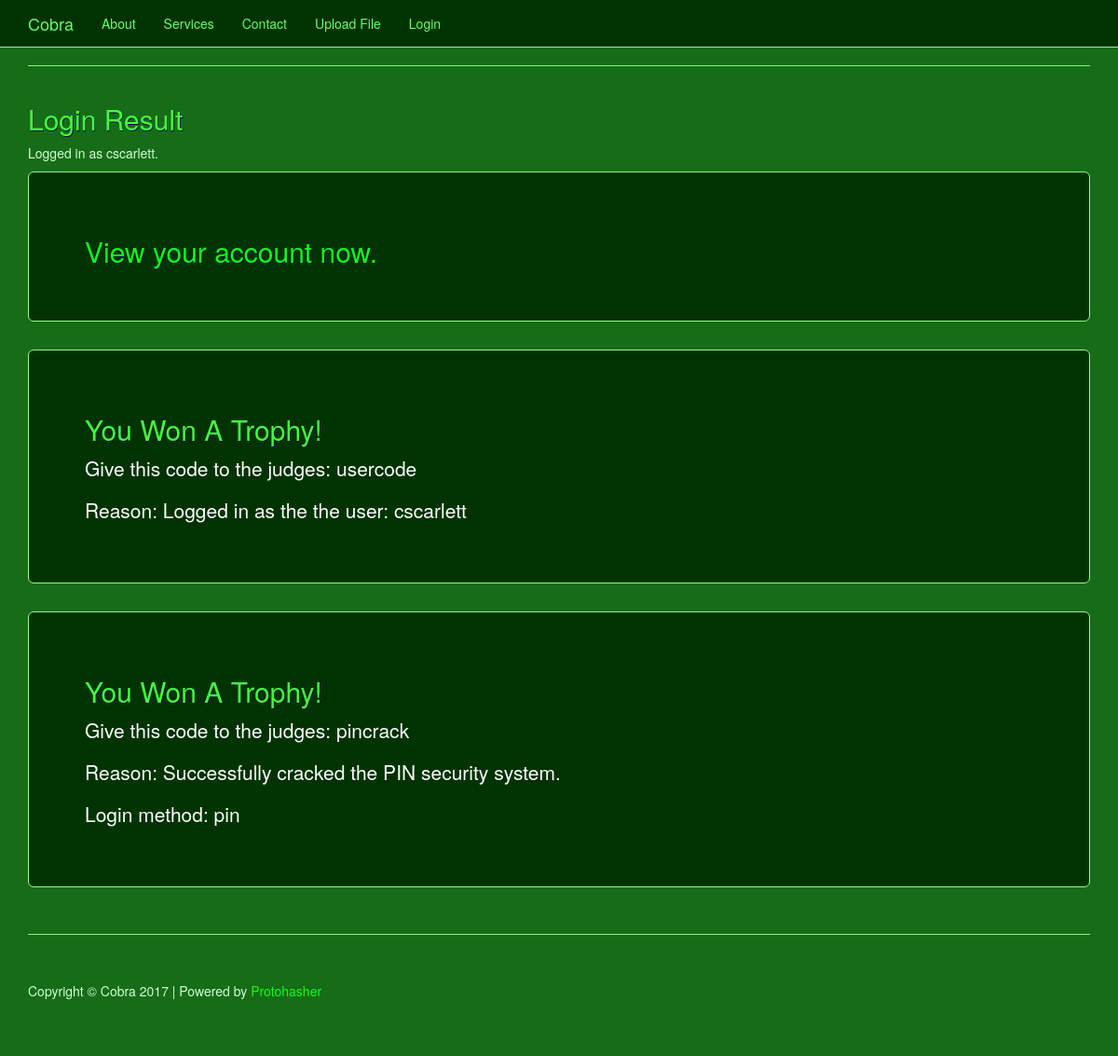
Page /loginPost.php?hashed_pin=56448 on the earlier database version.
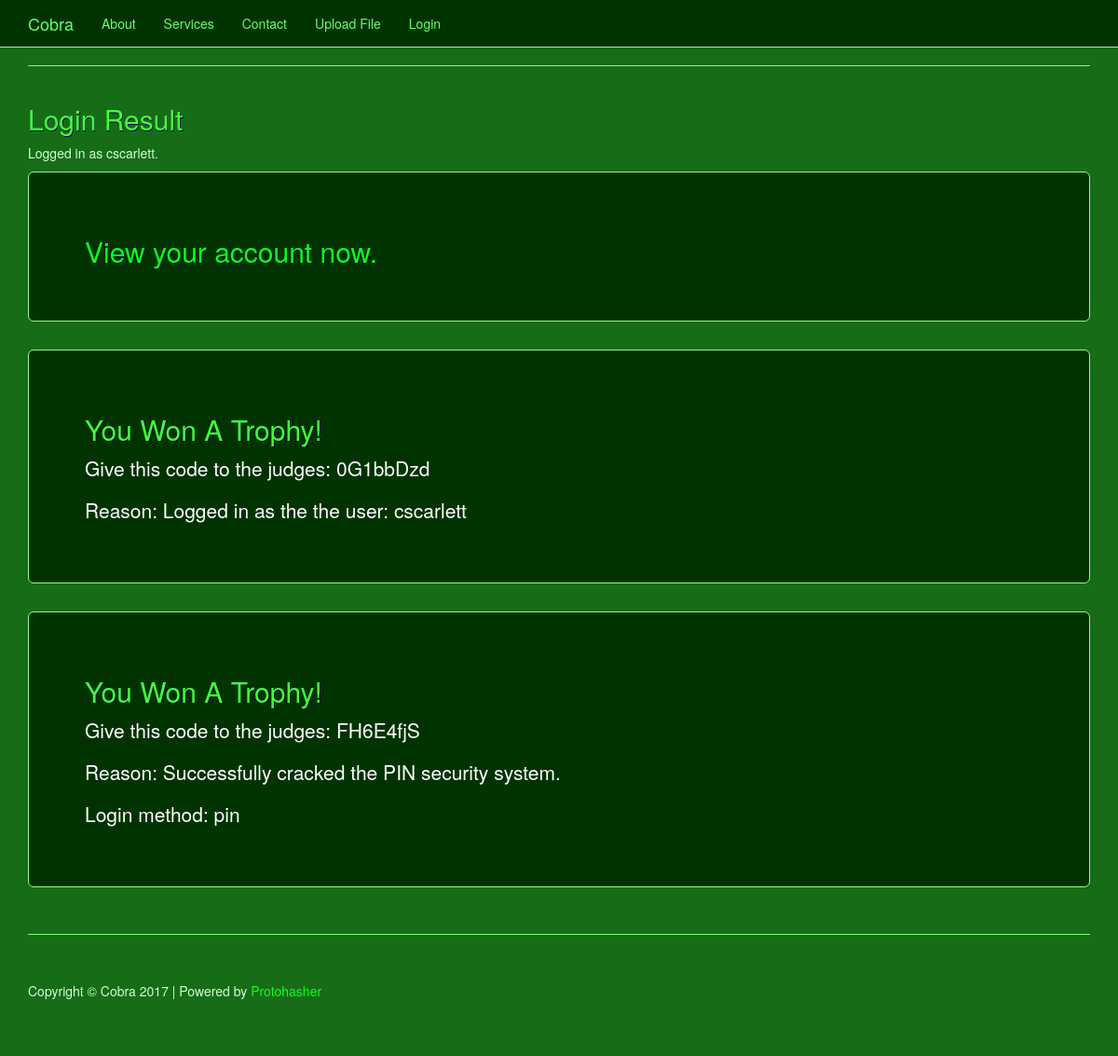
Same page on the later database version.
### tables this page shows
CREATE TABLE `user` (
  `userID` int(11) NOT NULL AUTO_INCREMENT,
  `username` varchar(255) DEFAULT NULL,
  `password` varchar(255) DEFAULT NULL,
  `pin` int(4) DEFAULT NULL,
  `hashed_pin` int(5) DEFAULT NULL,
  `trophyCode` varchar(255) DEFAULT NULL,
  `pin_crack_trophy` varchar(255) DEFAULT NULL,
  `password_crack_trophy` varchar(255) DEFAULT NULL,
  `dateCreated` datetime DEFAULT NULL,
  `dateModified` timestamp NULL DEFAULT NULL ON UPDATE CURRENT_TIMESTAMP,
  PRIMARY KEY (`userID`),
  UNIQUE KEY `userID` (`userID`) USING BTREE
);

### com/capstone/model/userManager.php (called while the page is built, shortened)
<?php
$settings = new SettingsManager();
class UserManager {
	public function loginUser($username ="", $password ="", $hashed_pin ="") {
		global $settings;
		$conn = new mysqli(
			$settings->get('db_servername'),
			$settings->get('db_username'),
			$settings->get('db_password'),
			$settings->get('db_name')
		);
		$sql = "SELECT userID, username, password, trophyCode, pin_crack_trophy, password_crack_trophy FROM user";
		if( !empty($hashed_pin) )
		{
			$sql = $sql . " WHERE hashed_pin = '" . $hashed_pin . "'";
		}
		else
		{
			$sql = $sql . " WHERE username = '" . $username . "'";
			$sql = $sql . " AND password = '" . $password . "'";
		}
		$conn->multi_query($sql);
		$result = mysqli_store_result($conn);
		return $result;
	}
}

### public/loginPost.php (the view, shortened to what this page needs)
<?php
	require dirname(__FILE__) . '/../com/capstone/model/userManager.php';
	$userManager = new UserManager();
	$username = "";
	$password = "";
	$hashed_pin = "";
	$login_method = "";
	if(isset($_GET["hashed_pin"]))
	{
		$hashed_pin = $_GET["hashed_pin"];
		$login_method = "pin";
	}
	else
	{
		$login_method = "password";
	}
	$user = $userManager->loginUser($username, $password, $hashed_pin);
	include "includes/header.php";
?>
<hr>
<div class="row">
	<div class="col-sm-12">
		<h2>Login Result</h2>
		<?php
			if( $row = $user->fetch_assoc() )
			{
				$username = $row["username"];
				echo '<p>Logged in as ' . $row["username"] . '.</p>';
				echo '
					<div class="jumbotron">
						<h2><a href="account.php">View your account now.</a></h2>
					</div>
					<div class="jumbotron">
						<h2>You Won A Trophy!</h2>
						<p>Give this code to the judges: ' . $row["trophyCode"] . '</p>
						<p>Reason: Logged in as the the user: ' . $username . '</p>
					</div>
				';
				if( $login_method == "pin" )
				{
					echo '
						<div class="jumbotron">
							<h2>You Won A Trophy!</h2>
							<p>Give this code to the judges: ' . $row["pin_crack_trophy"] . '</p>
							<p>Reason: Successfully cracked the PIN security system.</p>
							<p>Login method: ' . $login_method . '</p>
						</div>
					';
				}
			}
			else
			{
				echo '
					<p>Login failed! Maybe your login details were not correct. <a href="login.php">Try again.</a></p>
				';
			}
		?>
	</div>
</div>
<?php include "includes/footer.php"; ?>

Differences in the rows shown:
changed user "cscarlett": trophyCode "usercode" → "0G1bbDzd"; pin_crack_trophy "pincrack" → "FH6E4fjS"
